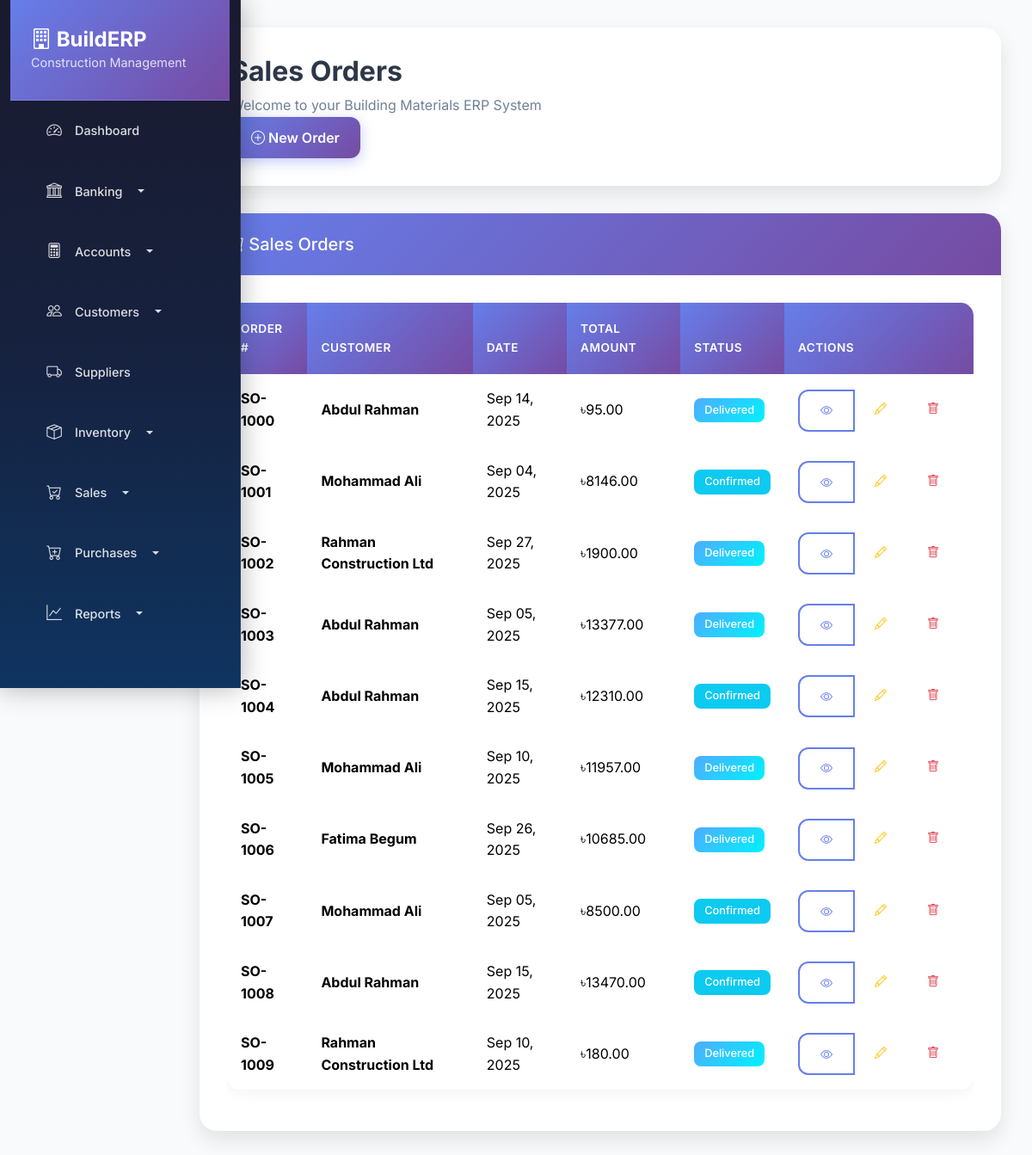
/sales/orders/, run on the app's committed database.
### sales/models.py (models this page shows, shortened)
class SalesOrder(models.Model):
    ORDER_STATUS = [
        ('draft', 'Draft'),
        ('confirmed', 'Confirmed'),
        ('delivered', 'Delivered'),
        ('cancelled', 'Cancelled'),
    ]
    order_number = models.CharField(max_length=50, unique=True)
    customer = models.ForeignKey(Customer, on_delete=models.CASCADE)
    order_date = models.DateField()
    delivery_date = models.DateField()
    status = models.CharField(max_length=20, choices=ORDER_STATUS, default='draft')
    total_amount = models.DecimalField(max_digits=15, decimal_places=2, default=0)
    notes = models.TextField(blank=True)
    created_by = models.ForeignKey(User, on_delete=models.SET_NULL, null=True)
    created_at = models.DateTimeField(auto_now_add=True)
    updated_at = models.DateTimeField(auto_now=True)
    class Meta:
        verbose_name = "Sales Order"
        verbose_name_plural = "Sales Orders"

### customers/models.py (models this page shows, shortened)
class Customer(models.Model):
    CUSTOMER_TYPES = [
        ('retail', 'Retail'),
        ('wholesale', 'Wholesale'),
    ]
    name = models.CharField(max_length=200)
    customer_type = models.CharField(max_length=20, choices=CUSTOMER_TYPES)
    contact_person = models.CharField(max_length=100, blank=True)
    phone = models.CharField(max_length=20, blank=True)
    email = models.EmailField(blank=True)
    address = models.TextField(blank=True)
    city = models.CharField(max_length=100, blank=True)
    credit_limit = models.DecimalField(max_digits=15, decimal_places=2, default=0)
    opening_balance = models.DecimalField(max_digits=15, decimal_places=2, default=0)
    current_balance = models.DecimalField(max_digits=15, decimal_places=2, default=0)
    is_active = models.BooleanField(default=True)
    created_at = models.DateTimeField(auto_now_add=True)
    updated_at = models.DateTimeField(auto_now=True)
    class Meta:
        verbose_name = "Customer"
        verbose_name_plural = "Customers"

### sales/views.py (the view)
# urls.py: path('orders/', views.SalesOrderListView.as_view(), name='order_list'),
class SalesOrderListView(ListView):
    model = SalesOrder
    template_name = 'sales/order_list.html'
    context_object_name = 'orders'

### templates/sales/order_list.html (shortened to what this page needs)
{% extends 'base.html' %}
{% block page_title %}Sales Orders{% endblock %}
{% block page_actions %}
<a href="{% url 'sales:order_create' %}" class="btn btn-primary">
    <i class="bi bi-plus-circle"></i> New Order
</a>
{% endblock %}
{% block content %}
<div class="row">
    <div class="col-12">
        <div class="card">
            <div class="card-header">
                <h5 class="mb-0">
                    <i class="bi bi-cart-check"></i>
                    Sales Orders
                </h5>
            </div>
            <div class="card-body">
                {% if orders %}
                <div class="table-responsive">
                    <table class="table table-hover">
                        <thead>
                            <tr>
                                <th>Order #</th>
                                <th>Customer</th>
                                <th>Date</th>
                                <th>Total Amount</th>
                                <th>Status</th>
                                <th>Actions</th>
                            </tr>
                        </thead>
                        <tbody>
                            {% for order in orders %}
                            <tr>
                                <td>
                                    <strong>{{ order.order_number }}</strong>
                                </td>
                                <td>
                                    <div>
                                        <strong>{{ order.customer.name }}</strong>
                                    </div>
                                </td>
                                <td>{{ order.order_date|date:"M d, Y" }}</td>
                                <td>৳{{ order.total_amount|floatformat:2 }}</td>
                                <td>
                                    <span class="badge {% if order.status == 'pending' %}bg-warning{% elif order.status == 'confirmed' %}bg-info{% elif order.status == 'delivered' %}bg-success{% else %}bg-secondary{% endif %}">
                                        {{ order.get_status_display }}
                                    </span>
                                </td>
                                <td>
                                    <div class="btn-group btn-group-sm">
                                        <a href="{% url 'sales:order_detail' order.pk %}" class="btn btn-outline-primary">
                                            <i class="bi bi-eye"></i>
                                        </a>
                                        <a href="{% url 'sales:order_edit' order.pk %}" class="btn btn-outline-warning">
                                            <i class="bi bi-pencil"></i>
                                        </a>
                                        <a href="{% url 'sales:order_delete' order.pk %}" class="btn btn-outline-danger">
                                            <i class="bi bi-trash"></i>
                                        </a>
                                    </div>
                                </td>
                            </tr>
                            {% endfor %}
                        </tbody>
                    </table>
                </div>
                {% endif %}
            </div>
        </div>
    </div>
</div>
{% endblock %}

### templates/base.html (style rules this page uses)
:root { --primary-gradient: linear-gradient(135deg, #667eea 0%, #764ba2 100%); --secondary-gradient: linear-gradient(135deg, #f093fb 0%, #f5576c 100%); --success-gradient: linear-gradient(135deg, #4facfe 0%, #00f2fe 100%); --warning-gradient: linear-gradient(135deg, #43e97b 0%, #38f9d7 100%); --danger-gradient: linear-gradient(135deg, #fa709a 0%, #fee140 100%); --dark-gradient: linear-gradient(135deg, #2c3e50 0%, #34495e 100%); --light-bg: #f8fafc; --card-shadow: 0 10px 25px rgba(0, 0, 0, 0.1); --hover-shadow: 0 20px 40px rgba(0, 0, 0, 0.15); --border-radius: 20px; --transition: all 0.3s cubic-bezier(0.4, 0, 0.2, 1); }
* { font-family: 'Inter', sans-serif; }
body { background: var(--light-bg); overflow-x: hidden; line-height: 1.6; }
.card { border: none; border-radius: var(--border-radius); box-shadow: var(--card-shadow); transition: var(--transition); background: white; overflow: hidden; position: relative; }
.card-header { background: var(--primary-gradient); color: white; border: none; padding: 1.5rem 2rem; border-radius: var(--border-radius) var(--border-radius) 0 0; font-weight: 600; font-size: 1.1rem; }
.card-body { padding: 2rem; }
.btn { border-radius: 12px; padding: 0.75rem 1.5rem; font-weight: 600; transition: var(--transition); border: none; position: relative; overflow: hidden; text-transform: none; }
.btn-primary { background: var(--primary-gradient); box-shadow: 0 4px 15px rgba(102, 126, 234, 0.4); }
.btn-outline-primary { border: 2px solid #667eea; color: #667eea; background: transparent; }
.table { border-radius: 15px; overflow: hidden; box-shadow: 0 4px 15px rgba(0, 0, 0, 0.05); background: white; }
.table thead th { background: var(--primary-gradient); color: white; border: none; padding: 1.25rem 1rem; font-weight: 600; text-transform: uppercase; font-size: 0.85rem; letter-spacing: 0.5px; }
.table tbody tr { transition: var(--transition); }
.table tbody td { padding: 1rem; border: none; vertical-align: middle; }
.badge { border-radius: 8px; padding: 0.5rem 0.75rem; font-weight: 500; font-size: 0.8rem; }
.badge.bg-success { background: var(--success-gradient) !important; }
.table th { background-color: #f8f9fa; border-top: none; }

### data on the page
SalesOrder: order_number "SO-1000", customer.name "Abdul Rahman", order_date "Sep 14, 2025", total_amount "95.00", status "Delivered"
SalesOrder: order_number "SO-1001", customer.name "Mohammad Ali", order_date "Sep 04, 2025", total_amount "8146.00", status "Confirmed"
SalesOrder: order_number "SO-1002", customer.name "Rahman Construction Ltd", order_date "Sep 27, 2025", total_amount "1900.00", status "Delivered"
SalesOrder: order_number "SO-1003", customer.name "Abdul Rahman", order_date "Sep 05, 2025", total_amount "13377.00", status "Delivered"
SalesOrder: order_number "SO-1004", customer.name "Abdul Rahman", order_date "Sep 15, 2025", total_amount "12310.00", status "Confirmed"
SalesOrder: order_number "SO-1005", customer.name "Mohammad Ali", order_date "Sep 10, 2025", total_amount "11957.00", status "Delivered"
SalesOrder: order_number "SO-1006", customer.name "Fatima Begum", order_date "Sep 26, 2025", total_amount "10685.00", status "Delivered"
SalesOrder: order_number "SO-1007", customer.name "Mohammad Ali", order_date "Sep 05, 2025", total_amount "8500.00", status "Confirmed"
SalesOrder: order_number "SO-1008", customer.name "Abdul Rahman", order_date "Sep 15, 2025", total_amount "13470.00", status "Confirmed"
SalesOrder: order_number "SO-1009", customer.name "Rahman Construction Ltd", order_date "Sep 10, 2025", total_amount "180.00", status "Delivered"
